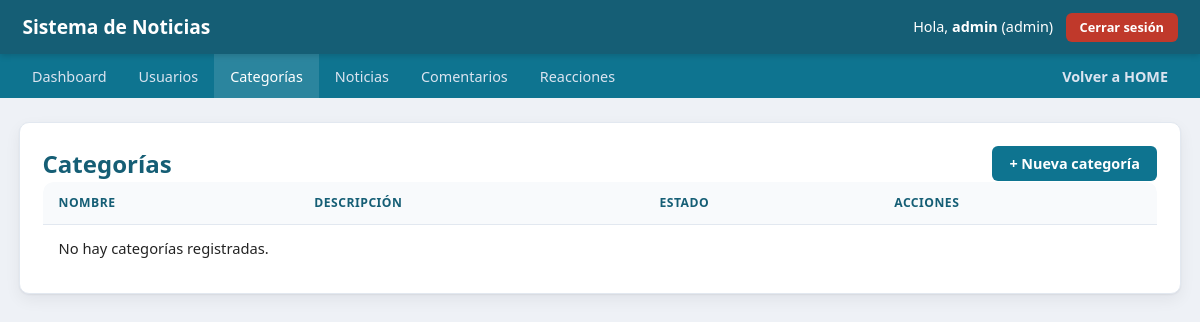
The app's page /views/admin/categories/list.php (signed in), older data.
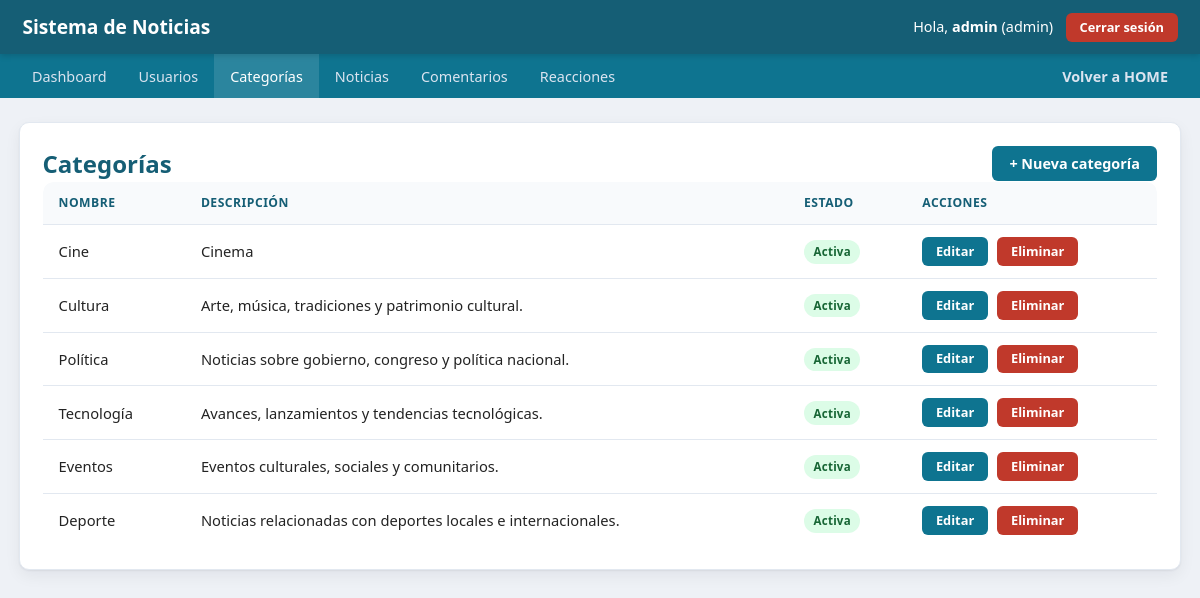
The same page, newer data.
### tables this page shows
CREATE TABLE IF NOT EXISTS `categorias` (
  `id` int UNSIGNED NOT NULL AUTO_INCREMENT,
  `nombre` varchar(60) NOT NULL,
  `descripcion` varchar(255) DEFAULT NULL,
  `activo` tinyint(1) NOT NULL DEFAULT '1',
  `created_at` datetime NOT NULL DEFAULT CURRENT_TIMESTAMP,
  PRIMARY KEY (`id`),
  UNIQUE KEY `uq_categorias_nombre` (`nombre`)
);

### config/bootstrap.php (called while the page is built, shortened)
<?php
require_once ROOT_PATH . '/core/Database.php';
require_once ROOT_PATH . '/core/Validator.php';
require_once ROOT_PATH . '/core/BaseModel.php';
require_once ROOT_PATH . '/helpers/functions.php';
spl_autoload_register(function (string $class) {
    $paths = [
        ROOT_PATH . "/models/{$class}.php",
        ROOT_PATH . "/controllers/{$class}.php",
    ];
    foreach ($paths as $path) {
        if (file_exists($path)) {
            return;
        }
    }
});

### config/database.php (called while the page is built)
<?php
return [
    'driver'   => 'mysql',
    'host'     => '127.0.0.1',
    'port'     => '3306',
    'database' => 'sistema_noticias',
    'username' => 'root',
    'password' => '',
    'charset'  => 'utf8mb4',
];

### core/Database.php (called while the page is built, shortened)
<?php
class Database
{
    private static ?Database $instance = null;
    private PDO $connection;
    private function __construct()
    {
        $config = require ROOT_PATH . '/config/database.php';
        $dsn = sprintf(
            '%s:host=%s;port=%s;dbname=%s;charset=%s',
            $config['driver'],
            $config['host'],
            $config['port'],
            $config['database'],
            $config['charset']
        );
        try {
            $this->connection = new PDO($dsn, $config['username'], $config['password'], [
                PDO::ATTR_ERRMODE            => PDO::ERRMODE_EXCEPTION,
                PDO::ATTR_DEFAULT_FETCH_MODE => PDO::FETCH_ASSOC,
                PDO::ATTR_EMULATE_PREPARES   => false,
            ]);
        } catch (PDOException $e) {
            throw new RuntimeException('No fue posible conectar a la base de datos.');
        }
    }
    public static function getInstance(): Database
    {
        if (self::$instance === null) {
            self::$instance = new self();
        }
        return self::$instance;
    }
    public function getConnection(): PDO
    {
        return $this->connection;
    }
}

### controllers/CategoryController.php (called while the page is built, shortened)
<?php
class CategoryController extends BaseController
{
    private CategoryModel $categoryModel;
    public function __construct()
    {
        $this->categoryModel = new CategoryModel();
    }
    public function listAll(): array
    {
        return $this->categoryModel->all();
    }
}

### core/BaseModel.php (called while the page is built, shortened)
<?php
abstract class BaseModel implements CrudInterface
{
    protected PDO $db;
    protected string $table;
    protected string $primaryKey = 'id';
    public function __construct()
    {
        $this->db = Database::getInstance()->getConnection();
    }
    public function all(array $conditions = [], int $limit = 0, int $offset = 0): array
    {
        $sql = "SELECT * FROM {$this->table}";
        $params = [];
        $sql .= " ORDER BY {$this->primaryKey} DESC";
        $stmt = $this->db->prepare($sql);
        $stmt->execute($params);
        return $stmt->fetchAll();
    }
}

### helpers/functions.php (called while the page is built, shortened)
<?php
if (!function_exists('e')) {
    function e(?string $value): string
    {
        return htmlspecialchars($value ?? '', ENT_QUOTES, 'UTF-8');
    }
}

### views/admin/categories/list.php (the view, shortened to what the changed rows need)
<?php
require_once __DIR__ . '/../../../config/bootstrap.php';
$controller = new CategoryController();
$categories = $controller->listAll();
require ROOT_PATH . '/views/partials/admin_header.php';
require ROOT_PATH . '/views/partials/admin_menu.php';
?>
<div class="card">
    <div style="display:flex;justify-content:space-between;flex-wrap:wrap;gap:0.8rem;align-items:center">
        <h1 style="margin:0">Categorías</h1>
    </div>
    <div class="table-responsive">
        <table>
            <thead>
                <tr><th>Nombre</th><th>Descripción</th><th>Estado</th><th>Acciones</th></tr>
            </thead>
            <tbody>
                <?php if (empty($categories)): ?>
                    <tr><td colspan="4">No hay categorías registradas.</td></tr>
                <?php endif; ?>
                <?php foreach ($categories as $cat): ?>
                    <tr>
                        <td data-label="Nombre"><?= e($cat['nombre']) ?></td>
                        <td data-label="Descripción"><?= e($cat['descripcion']) ?></td>
                        <td data-label="Estado">
                            <?php if ((int) $cat['activo'] === 1): ?>
                                <span class="badge badge-success">Activa</span>
                            <?php else: ?>
                                <span class="badge badge-danger">Inactiva</span>
                            <?php endif; ?>
                        </td>
                        <td data-label="Acciones">
                            <div class="actions">
                                <a class="btn btn-small" href="<?= BASE_URL ?>/views/admin/categories/form.php?id=<?= (int) $cat['id'] ?>">Editar</a>
                                <form method="post" action="<?= BASE_URL ?>/views/admin/categories/list.php" data-confirm="¿Eliminar esta categoría? Esta acción no se puede deshacer.">
                                    <button type="submit" class="btn btn-small btn-danger">Eliminar</button>
                                </form>
                            </div>
                        </td>
                    </tr>
                <?php endforeach; ?>
            </tbody>
        </table>
    </div>
</div>
<?php require ROOT_PATH . '/views/partials/admin_footer.php'; ?>

Row changes from the older to the newer data that the page shows:
added categorias: nombre "Cine", descripcion "Cinema", activo "Activa"
added categorias: nombre "Cultura", descripcion "Arte, música, tradiciones y patrimonio cultural.", activo "Activa"
added categorias: nombre "Política", descripcion "Noticias sobre gobierno, congreso y política nacional.", activo "Activa"
added categorias: nombre "Tecnología", descripcion "Avances, lanzamientos y tendencias tecnológicas.", activo "Activa"
added categorias: nombre "Eventos", descripcion "Eventos culturales, sociales y comunitarios.", activo "Activa"
added categorias: nombre "Deporte", descripcion "Noticias relacionadas con deportes locales e internacionales.", activo "Activa"
Text that changed along with them:
text no longer shown: "No hay categorías registradas."
